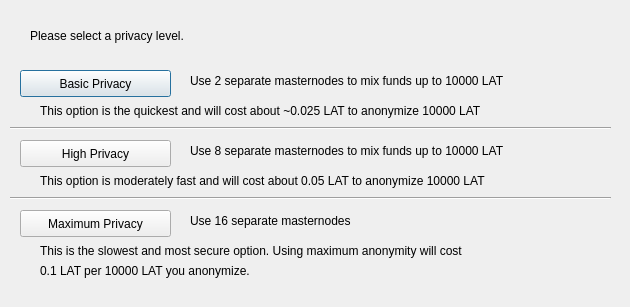
<?xml version="1.0" encoding="UTF-8"?>
<ui version="4.0">
 <class>ObfuscationConfig</class>
 <widget class="QDialog" name="ObfuscationConfig">
  <property name="geometry">
   <rect>
    <x>0</x>
    <y>0</y>
    <width>630</width>
    <height>307</height>
   </rect>
  </property>
  <property name="windowTitle">
   <string>Configure Obfuscation</string>
  </property>
  <widget class="QPushButton" name="buttonBasic">
   <property name="geometry">
    <rect>
     <x>20</x>
     <y>70</y>
     <width>151</width>
     <height>27</height>
    </rect>
   </property>
   <property name="text">
    <string>Basic Privacy</string>
   </property>
  </widget>
  <widget class="QPushButton" name="buttonHigh">
   <property name="geometry">
    <rect>
     <x>20</x>
     <y>140</y>
     <width>151</width>
     <height>27</height>
    </rect>
   </property>
   <property name="text">
    <string>High Privacy</string>
   </property>
  </widget>
  <widget class="QPushButton" name="buttonMax">
   <property name="geometry">
    <rect>
     <x>20</x>
     <y>210</y>
     <width>151</width>
     <height>27</height>
    </rect>
   </property>
   <property name="text">
    <string>Maximum Privacy</string>
   </property>
  </widget>
  <widget class="QLabel" name="label">
   <property name="geometry">
    <rect>
     <x>30</x>
     <y>20</y>
     <width>571</width>
     <height>31</height>
    </rect>
   </property>
   <property name="text">
    <string>Please select a privacy level.</string>
   </property>
  </widget>
  <widget class="QLabel" name="label_2">
   <property name="geometry">
    <rect>
     <x>190</x>
     <y>70</y>
     <width>421</width>
     <height>21</height>
    </rect>
   </property>
   <property name="text">
    <string>Use 2 separate masternodes to mix funds up to 10000 LAT</string>
   </property>
  </widget>
  <widget class="QLabel" name="label_3">
   <property name="geometry">
    <rect>
     <x>190</x>
     <y>140</y>
     <width>411</width>
     <height>21</height>
    </rect>
   </property>
   <property name="text">
    <string>Use 8 separate masternodes to mix funds up to 10000 LAT</string>
   </property>
  </widget>
  <widget class="QLabel" name="label_4">
   <property name="geometry">
    <rect>
     <x>190</x>
     <y>210</y>
     <width>421</width>
     <height>21</height>
    </rect>
   </property>
   <property name="text">
    <string>Use 16 separate masternodes</string>
   </property>
  </widget>
  <widget class="QLabel" name="label_6">
   <property name="geometry">
    <rect>
     <x>40</x>
     <y>100</y>
     <width>561</width>
     <height>21</height>
    </rect>
   </property>
   <property name="text">
    <string>This option is the quickest and will cost about ~0.025 LAT to anonymize 10000 LAT</string>
   </property>
  </widget>
  <widget class="QLabel" name="label_7">
   <property name="geometry">
    <rect>
     <x>40</x>
     <y>170</y>
     <width>561</width>
     <height>21</height>
    </rect>
   </property>
   <property name="text">
    <string>This option is moderately fast and will cost about 0.05 LAT to anonymize 10000 LAT</string>
   </property>
  </widget>
  <widget class="QLabel" name="label_8">
   <property name="geometry">
    <rect>
     <x>40</x>
     <y>240</y>
     <width>561</width>
     <height>21</height>
    </rect>
   </property>
   <property name="text">
    <string>This is the slowest and most secure option. Using maximum anonymity will cost</string>
   </property>
  </widget>
  <widget class="QLabel" name="label_9">
   <property name="geometry">
    <rect>
     <x>40</x>
     <y>260</y>
     <width>561</width>
     <height>21</height>
    </rect>
   </property>
   <property name="text">
    <string>0.1 LAT per 10000 LAT you anonymize.</string>
   </property>
  </widget>
  <widget class="Line" name="line">
   <property name="geometry">
    <rect>
     <x>10</x>
     <y>120</y>
     <width>601</width>
     <height>16</height>
    </rect>
   </property>
   <property name="orientation">
    <enum>Qt::Horizontal</enum>
   </property>
  </widget>
  <widget class="Line" name="line_2">
   <property name="geometry">
    <rect>
     <x>10</x>
     <y>190</y>
     <width>601</width>
     <height>16</height>
    </rect>
   </property>
   <property name="orientation">
    <enum>Qt::Horizontal</enum>
   </property>
  </widget>
 </widget>
 <resources/>
 <connections/>
</ui>
